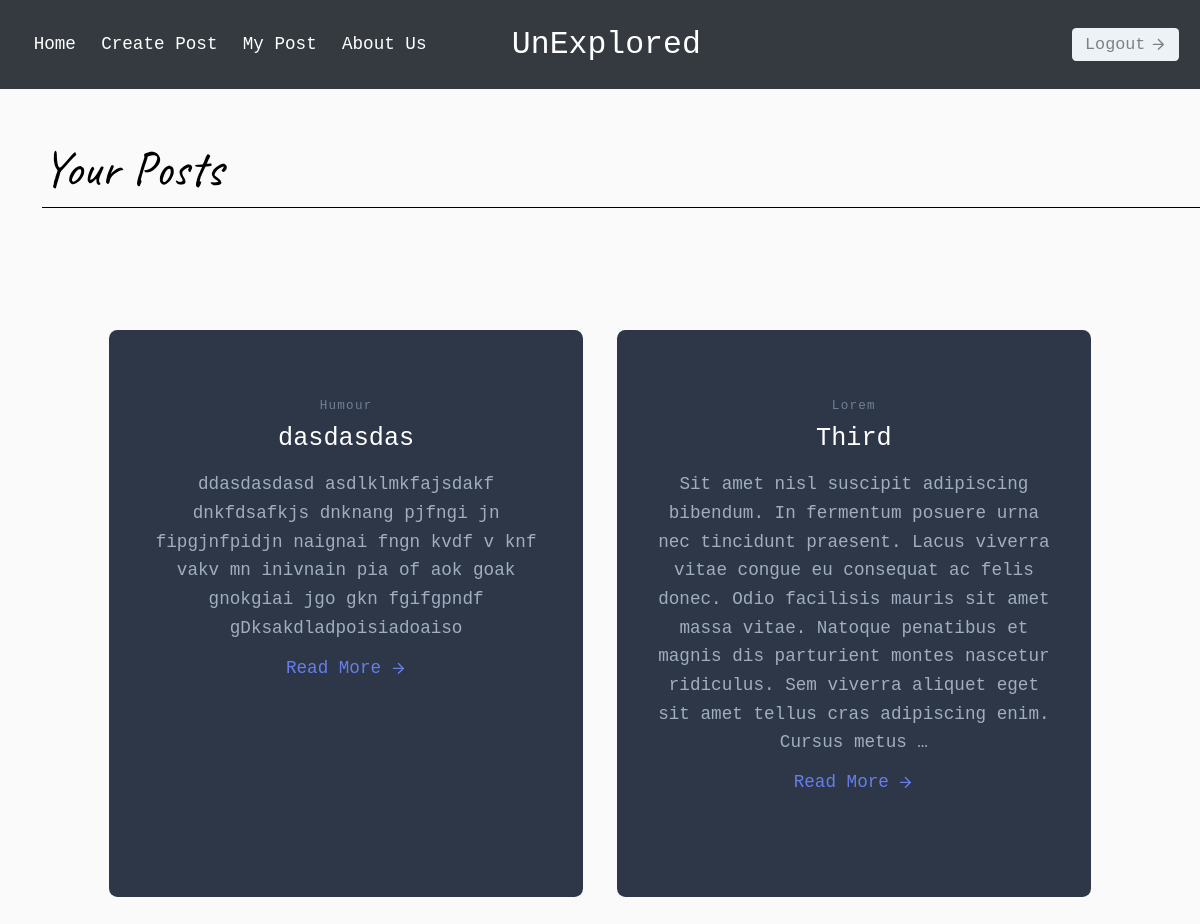
Screenshot of /my_post/ (signed in) with the database file from the repository.
### unexplored/models.py (models this page shows, shortened)
class Article(models.Model):
	user = models.ForeignKey(User, on_delete=models.CASCADE)
	title = models.CharField(max_length=200, unique=True)
	content = models.TextField()
	category = models.CharField(max_length=100)
	created_date = models.DateTimeField(default=timezone.now())
	class Meta:
		verbose_name_plural = 'Article'
		ordering = ('-created_date',)

### unexplored/views.py (the view)
# urls.py: path('my_post/', views.my_post, name='my_post'),
def my_post(request):
	if request.user.is_authenticated:
		posts = Article.objects.filter(user=request.user)
	else:
		posts = []
	templateName = 'blog/my_post.html'
	return render(request, templateName, {'posts': posts})

### templates/blog/my_post.html (shortened to what this page needs)
{% extends "blog/main.html" %}
{% load static %}
{% block content %}
	<div class="section">
		<h3 class="mainHeading ml-10 mt-10 text-5xl">Your Posts</h3>
	</div>
	<div class="section mt-5">
		{% if user.is_authenticated %}
			{% include "blog/display_post.html" %}
		{% endif %}
{% endblock %}

### templates/blog/display_post.html (shortened to what this page needs)
{% load static %}
{% block content %}
	<section class="text-gray-500  body-font">
	  <div class="container px-5 py-24 mx-auto">
	    <div class="flex flex-wrap -m-4">
	    	{% for post in posts %}
		      <div class="p-4 lg:w-1/2">
		      	<div class="h-full bg-gray-800 px-8 pt-16 pb-24 rounded-lg overflow-hidden text-center relative">
		          <h2 class="tracking-widest text-xs title-font font-medium text-gray-600 mb-1">{{post.category}}</h2>
		          <h1 class="title-font sm:text-2xl text-xl font-medium text-white mb-3">{{post.title}}</h1>
		          <p class="leading-relaxed mb-3">{{post.content|truncatewords:50}}</p>
		          <a class="text-indigo-500 inline-flex items-center" href="{% url 'post_detail' pk=post.pk %}">Read More
		            <svg class="w-4 h-4 ml-2" viewBox="0 0 24 24" stroke="currentColor" stroke-width="2" fill="none" stroke-linecap="round" stroke-linejoin="round">
		              <path d="M5 12h14"></path>
		              <path d="M12 5l7 7-7 7"></path>
		            </svg>
		          </a>
		        </div>
		      </div>
	      	{% endfor %}
	      </div>
	    </div>
	  </div>
{% endblock %}

### static/css/main.css (style rules this page uses)
* { padding: 0; margin: 0; font-size: 1.05rem; }
body, html { height: 100%; width: 100%; }
body { background-color: hsl(0, 0%, 98%); font-family: 'Roboto Mono', monospace; }
.mainHeading { border-bottom: solid black 1px; font-family: 'Caveat', cursive; }

### rows the page displays
Article: category "Humour", title "dasdasdas", content "ddasdasdasd asdlklmkfajsdakf dnkfdsafkjs dnknang pjfngi jn fipgjnfpidjn naignai fngn kvdf v knf vakv mn inivnain pia of aok goak gnokgiai jgo gkn fgifgpndf gDksakdladpoisiadoaiso"
Article: category "Lorem", title "Third", content "Sit amet nisl suscipit adipiscing bibendum. In fermentum posuere urna nec tincidunt praesent. Lacus viverra vitae congue eu consequat ac felis donec. Odio facilisis mauris sit amet massa vitae. Natoque penatibus et magnis dis parturient montes nascetur ridiculus. Sem viverra aliquet eget sit amet tellus cras adipiscing enim. Cursus metus …"
